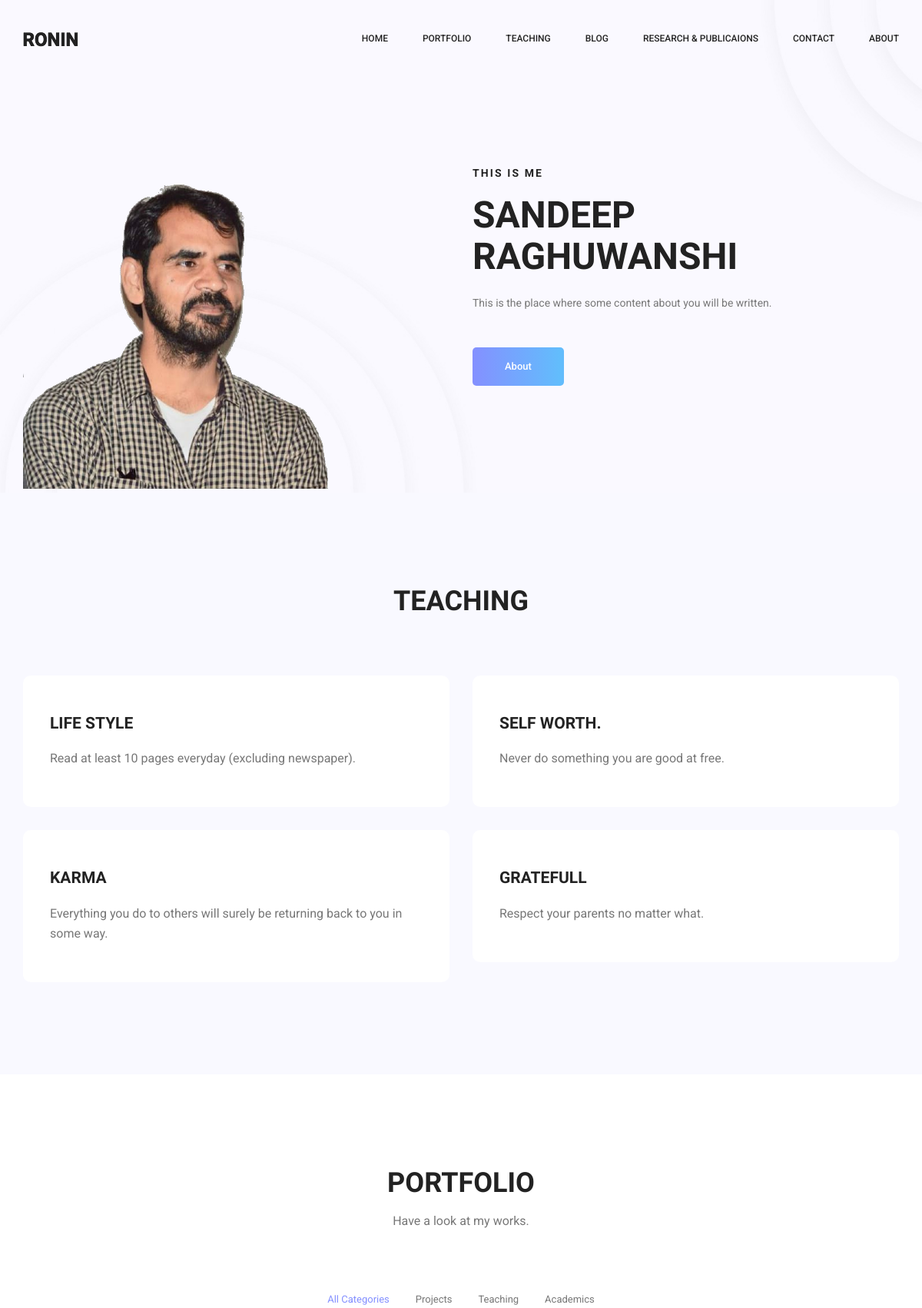
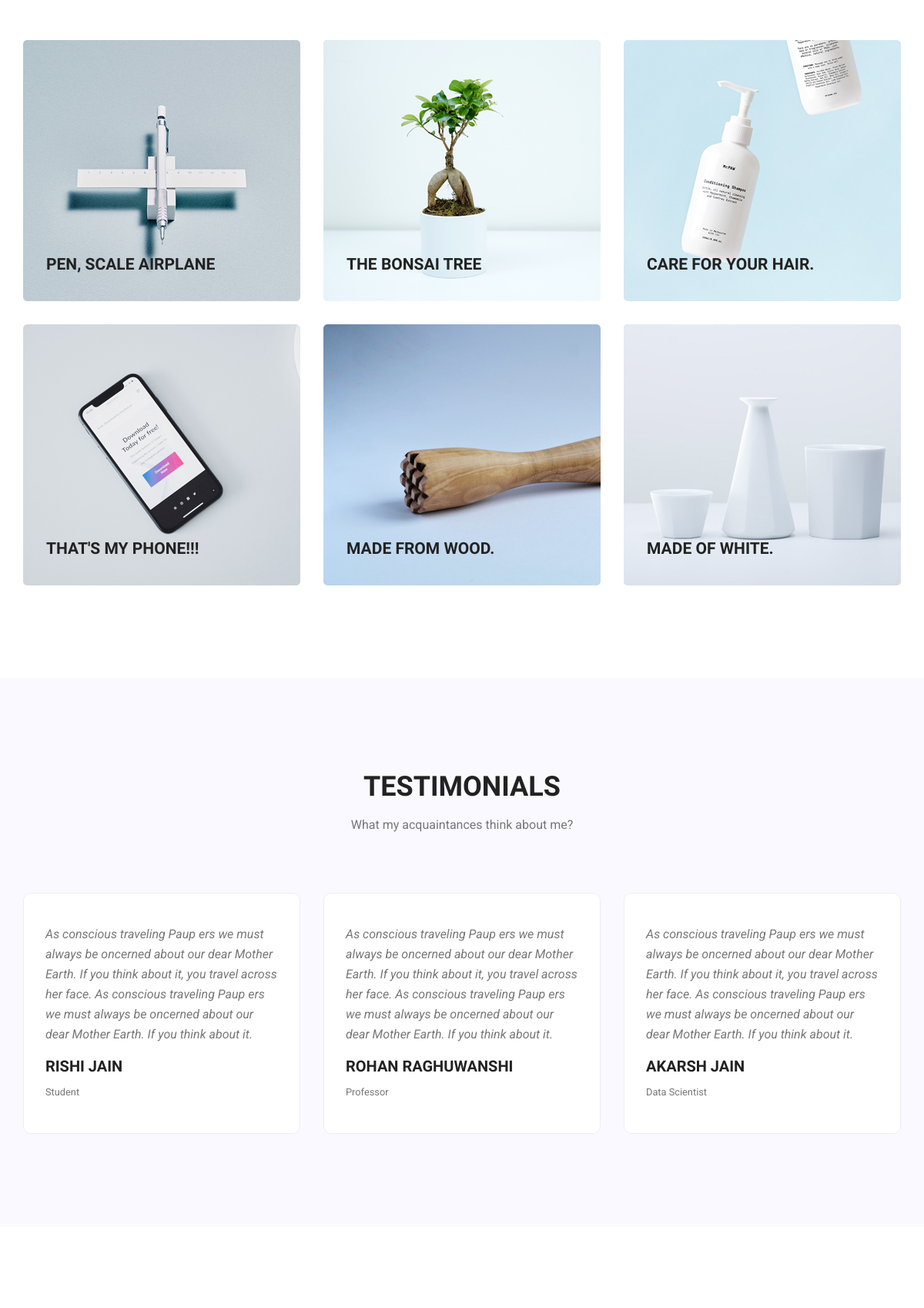
The page / (upper part) on the database its author committed (2 pictures, top to bottom).
### portfolio/models.py (models this page shows, shortened)
class Profile(models.Model):
    name = models.CharField(max_length=50)
    email = models.EmailField(max_length=254)
    designation = models.CharField(max_length=100)
    bachelors = models.CharField(max_length=150)
    masters = models.CharField(max_length=150)
    phd = models.CharField(max_length=150)
    bio = models.TextField()

class Categories(models.Model):
    category = models.CharField(max_length=50)
    def __str__(self):
        return self.category

class Portfolio(models.Model):
    title = models.CharField(max_length=150)
    category = models.ForeignKey(Categories, on_delete=models.CASCADE)
    picture = models.ImageField(upload_to='project_images', default='default.png')
    desc = models.TextField()
    details = models.TextField()
    date = models.DateField(auto_now=False)
    display = models.BooleanField(default = 0)

### blog/models.py (models this page shows, shortened)
class Teachings(models.Model):
    title = models.CharField( max_length=50)
    content = models.TextField()
    display = models.BooleanField(default=1)

### homeapp/models.py (models this page shows, shortened)
class Testimonials(models.Model):
    name = models.CharField(max_length=50)
    designation = models.CharField(max_length=50)
    content = models.TextField()
    display = models.BooleanField(default=1)

### homeapp/views.py (the view)
# urls.py: path('', Index.as_view(), name='home'),
class Index(TemplateView):
    template_name = "index.html"
    def get_context_data(self, **kwargs):
        context = super(Index, self).get_context_data(**kwargs)
        context['profile'] = Profile.objects.all()[0]
        context['blog_list'] = Blog.objects.filter(draft=0).order_by("-date")[:3]
        context['teachings_list'] = Teachings.objects.filter(display=1)[:4]
        context['portfolio_list'] = Portfolio.objects.filter(display=1)[:6]
        context['category_list'] = Categories.objects.all()
        context['testimonials_list'] = Testimonials.objects.filter(display=1)
        return context

### templates/index.html (shortened to what this page needs)
{% extends "base.html" %}{% load static %}
	{% block body_block %}
        <section class="home_banner_area">
            <div class="banner_inner">
				<div class="container">
					<div class="row">
						<div class="col-lg-6">
							<div class="home_left_img">
								<img src="{% static 'img/banner/home_left_1.png' %}" alt="">
							</div>
						</div>
						<div class="col-lg-6">
							<div class="banner_content">
							<br><br><br>
								<h5>This is me</h5>
								<h2>{{ profile.name }}</h2>
								<p>{{profile.bio}}</p>
								<a class="banner_btn" href="{% url 'homeapp:about' %}">About</a>
							</div>
						</div>
					</div>
				</div>
            </div>
        </section>
        <section class="feature_area p_120">
        	<div class="container">
        		<div class="main_title">
        			<h2>Teaching</h2>
        		</div>
        		<div class="feature_inner row">
        			{% for teaching in teachings_list %}
						<div class="col-lg-6 col-md-6">
        					<div class="feature_item">
        						<h4>{{ teaching.title }}</h4>
        						<p>{{ teaching.content }}</p>
        					</div>
        				</div>
					{% endfor %}
        		</div>
        	</div>
        </section>
        <section class="projects_area p_120">
        	<div class="container">
        		<div class="main_title">
					<h2>Portfolio</h2>
					<p>Have a look at my works.</p>
				</div>
        		<div class="projects_fillter">
					<ul class="filter list">
						<li class="active" data-filter="*"><a href="#">All Categories</a></li>
						{% for cat in category_list %}
							<li data-filter=".{{ cat }}"><a href="#">{{ cat|title }}</a></li>
						{% endfor %}
					</ul>
				</div>
				<div class="projects_inner row">
					{% for portfolio in portfolio_list %}
						<div class="col-lg-4 col-sm-6 {{ portfolio.category }}">
							<div class="projects_item">
								<img class="img-fluid" src="{{ portfolio.picture.url }}" alt="">
								<div class="projects_text">
									<a href="portfolio/{{ portfolio.id }}"><h4>{{ portfolio.title }}</h4></a>
								</div>
							</div>
						</div>
					{% endfor %}
				</div>
        	</div>
        </section>
        <section class="testimonials_area p_120">
        	<div class="container">
        		<div class="main_title">
        			<h2>Testimonials</h2>
        			<p>What my acquaintances think about me?</p>
        		</div>
        		<div class="testi_inner">
					<div class="testi_slider owl-carousel">
					{% for testimonial in testimonials_list %}
						<div class="item">
							<div class="testi_item">
								<p>{{testimonial.content}}</p>
								<h4>{{testimonial.name}}</h4>
								<small>{{ testimonial.designation }}</small>
							</div>
						</div>
					{% endfor %}
					</div>
        		</div>
        	</div>
        </section>
        <section class="latest_blog_area p_120">
        </section>
	{% endblock body_block %}

### rows shown on the page
Profile: name "SANDEEP RAGHUWANSHI", bio "This is the place where some content about you will be written."
Teachings: title "LIFE STYLE", content "Read at least 10 pages everyday (excluding newspaper)."
Teachings: title "SELF WORTH.", content "Never do something you are good at free."
Teachings: title "KARMA", content "Everything you do to others will surely be returning back to you in some way."
Teachings: title "GRATEFULL", content "Respect your parents no matter what."
Categories: category "Projects"
Categories: category "Teaching"
Categories: category "Academics"
Portfolio: picture (picture), title "PEN, SCALE AIRPLANE"
Portfolio: picture (picture), title "THE BONSAI TREE"
Portfolio: picture (picture), title "CARE FOR YOUR HAIR."
Portfolio: picture (picture), title "THAT'S MY PHONE!!!"
Portfolio: picture (picture), title "MADE FROM WOOD."
Portfolio: picture (picture), title "MADE OF WHITE."
Testimonials: content "As conscious traveling Paup ers we must always be oncerned about our dear Mother Earth. If you think about it, you travel across her face. As conscious traveling Paup ers we must always be oncerned about our dear Mother Earth. If you think about it.", name "RISHI JAIN", designation "Student"
Testimonials: content "As conscious traveling Paup ers we must always be oncerned about our dear Mother Earth. If you think about it, you travel across her face. As conscious traveling Paup ers we must always be oncerned about our dear Mother Earth. If you think about it.", name "ROHAN RAGHUWANSHI", designation "Professor"
Testimonials: content "As conscious traveling Paup ers we must always be oncerned about our dear Mother Earth. If you think about it, you travel across her face. As conscious traveling Paup ers we must always be oncerned about our dear Mother Earth. If you think about it.", name "AKARSH JAIN", designation "Data Scientist"
